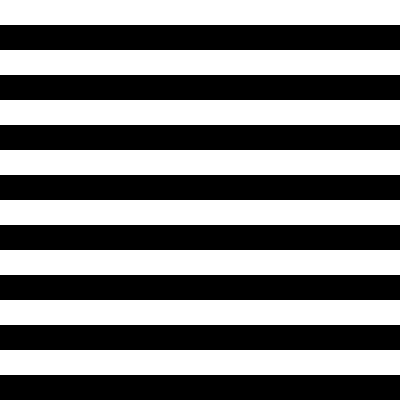
Frame 1 (no input)
Frame 60 (the mouse pressed at the canvas centre just before this capture): identical to frame 1, image omitted
Frame 120 (the mouse held since frame 60 and released just before this capture): identical to frame 1, image omitted

The Processing sketch that drew this single still picture (run headless with seeded random() and noise(); from frame 60 on, the mouse is pressed at the canvas centre):

// Processing sketch: tp2
// ── tp2.pde

/* Calderón Valentín (comision 3)
  tp2 - CONSIGNA: crear una ilusión óptica
  
 
  
                        
                        */


int posY = 1;

void setup(){
  //frameRate(1);
  size(400,400);


}

void draw(){
background(0);
  noStroke();

/*
    rect(0,0,400,50);
    rect(0,100,400,50);
    rect(0,200,400,50);
    rect(0,300,400,50);
    */
    
    for (int i=0; i<800; i+=50){
     
  
      
    rect(0, i-mouseY, 200, 25);
        }
       
        for (int i=-800; i<800; i+=50){
          
    rect(200, i+mouseY, 200, 25);
    
    
        }  
        
        if ( keyPressed ){
         if (key == 'x' ){
         fill(200,random(100,200),random(90,200));
         
         
         }
         
    
          
        }
        
}
       
                  
          void mousePressed () {
        fill(255);
        }
        
